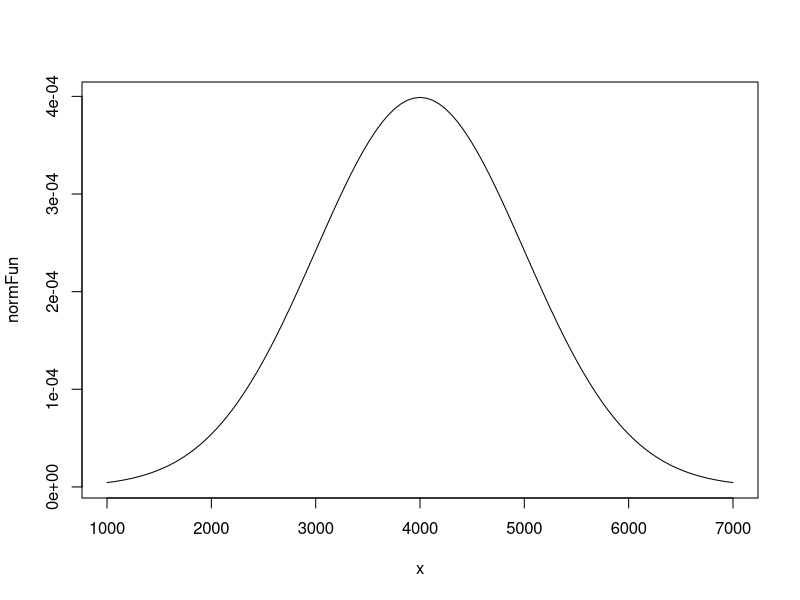
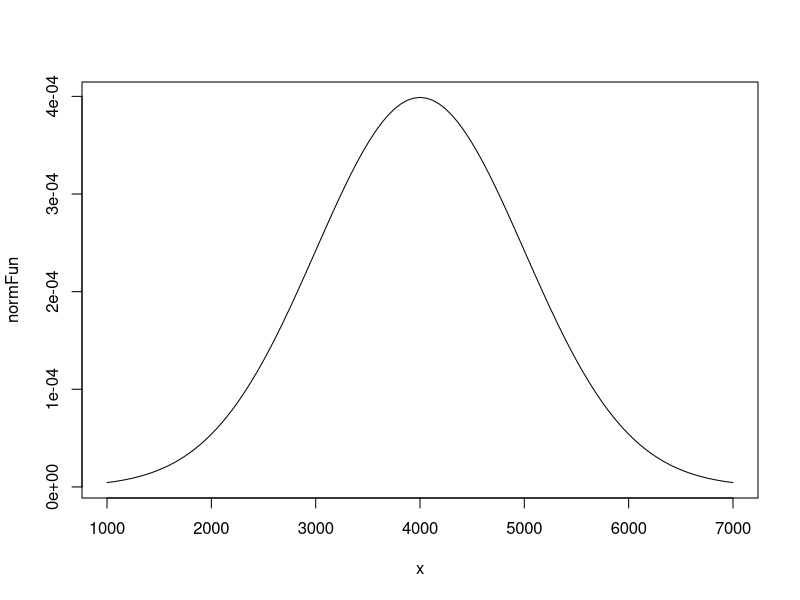
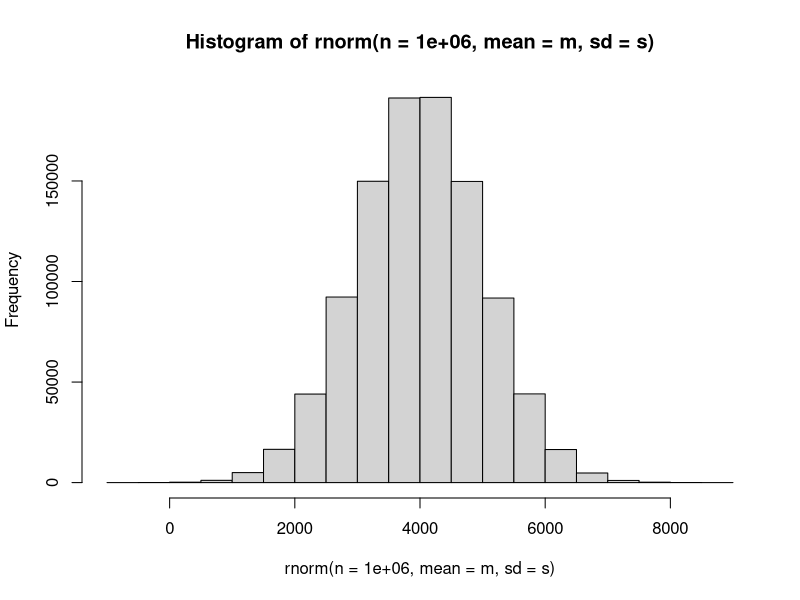
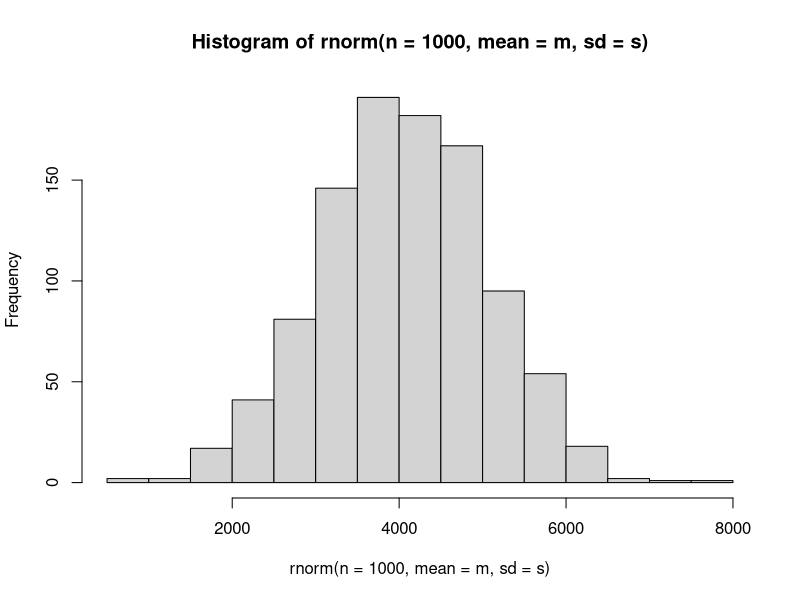
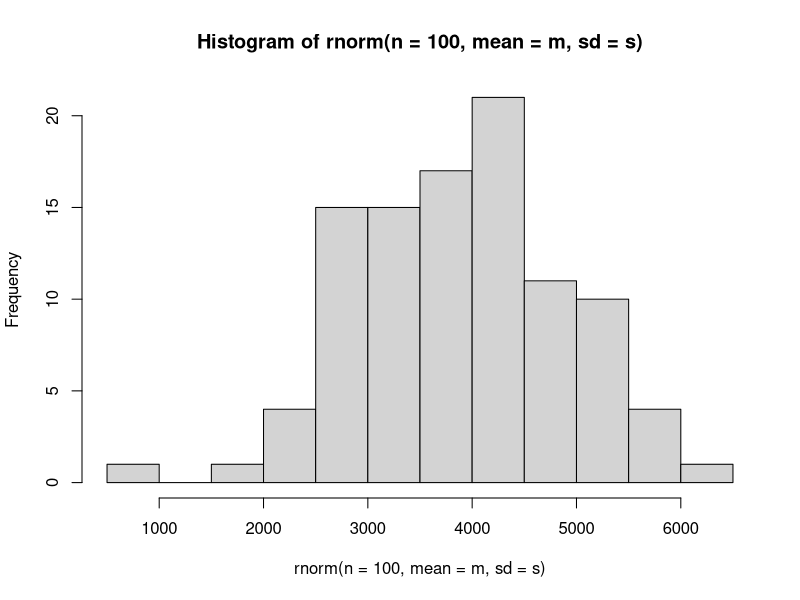
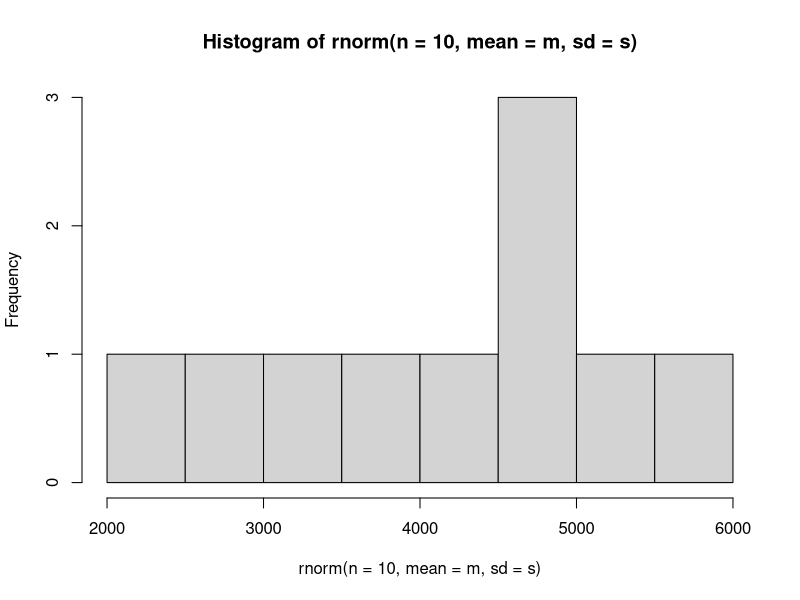
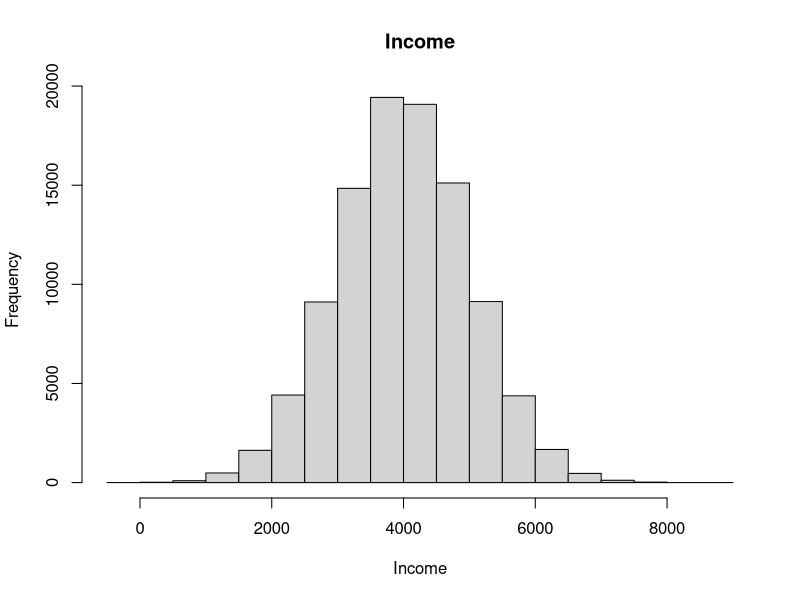
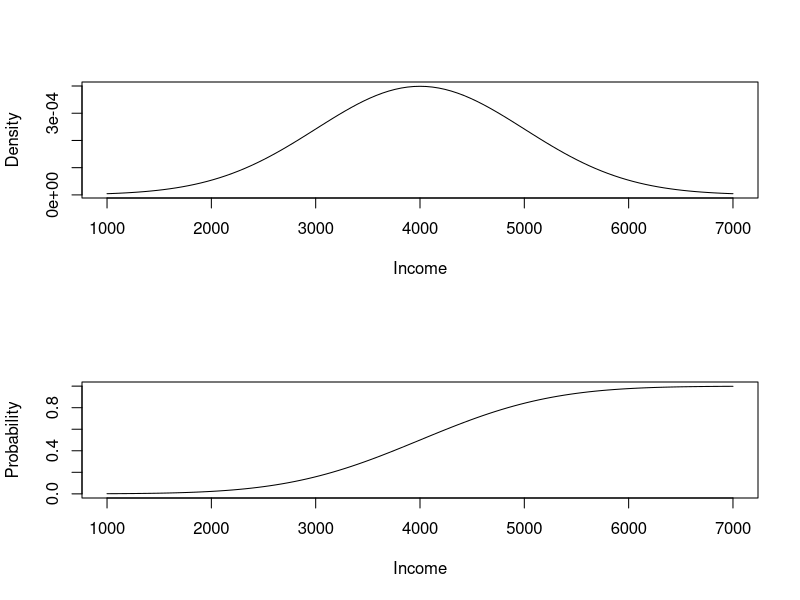

Write the R code that produced these figures, in order.
m = 4000
s = 1000

normFun = function(x) (1/(sqrt(2*pi)*s)) * (exp((-(x-m)^2)/(2*s^2)))
plot(normFun, xlim=c(1000, 7000))

integrate(normFun, -Inf, 4000)

?dnorm

normFun(4000)
dnorm(4000, mean=m, sd=s)

# integrate(normFun, -Inf, 40000)


pnorm(4000,mean=m, sd=s)

?qnorm
qnorm(p=.5, mean=m, sd=s)

plot(normFun, xlim=c(1000, 7000))
rnorm(n=10 , mean=4000, sd=1000)

hist( rnorm(n=1000000 , mean=m, sd=s) )
hist( rnorm(n=1000 , mean=m, sd=s) )
hist( rnorm(n=100 , mean=m, sd=s) )
hist( rnorm(n=10 , mean=m, sd=s) )





# ******************************************

# You can ignore the below code, as they were simply used to create the plots in the powerpoint

# Histogram
dev.new(width=6.5, height=4.5)
hist(rnorm(n=100000, mean=m, sd=s), xlab="Income", main="Income")


# PDF VS CDF
par(mfrow=c(2,1))
plot(function(x) dnorm(x,m,s) , xlim=c(1000,7000), ylab="Density", xlab="Income")
plot(function(x) pnorm(x,m,s) , xlim=c(1000,7000), ylab="Probability", xlab="Income")

# ******************************************